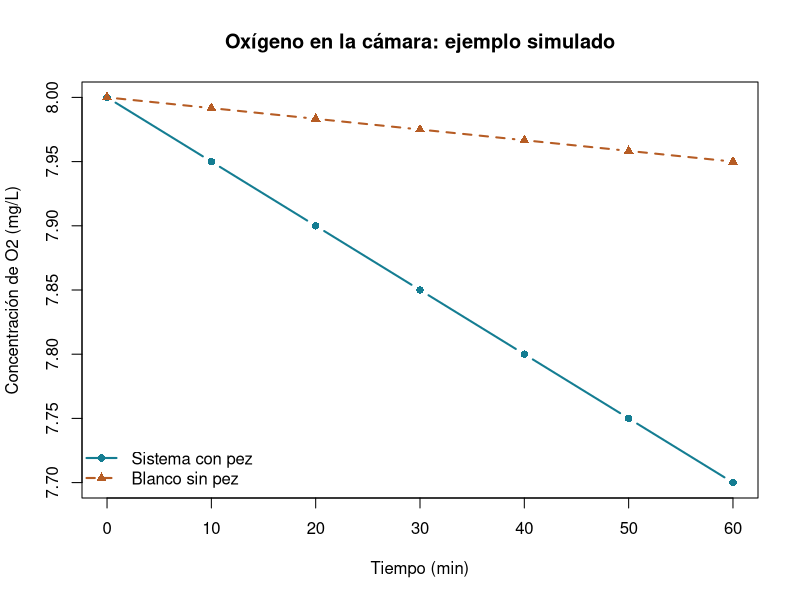
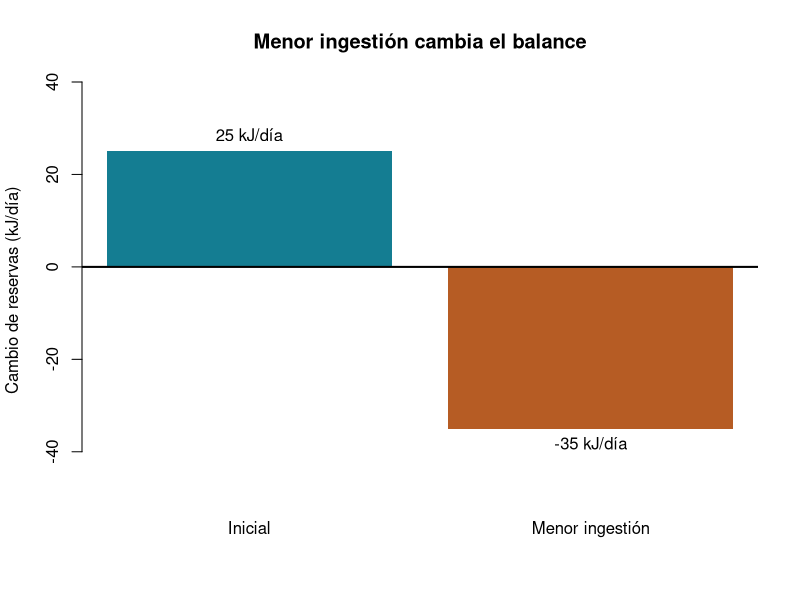
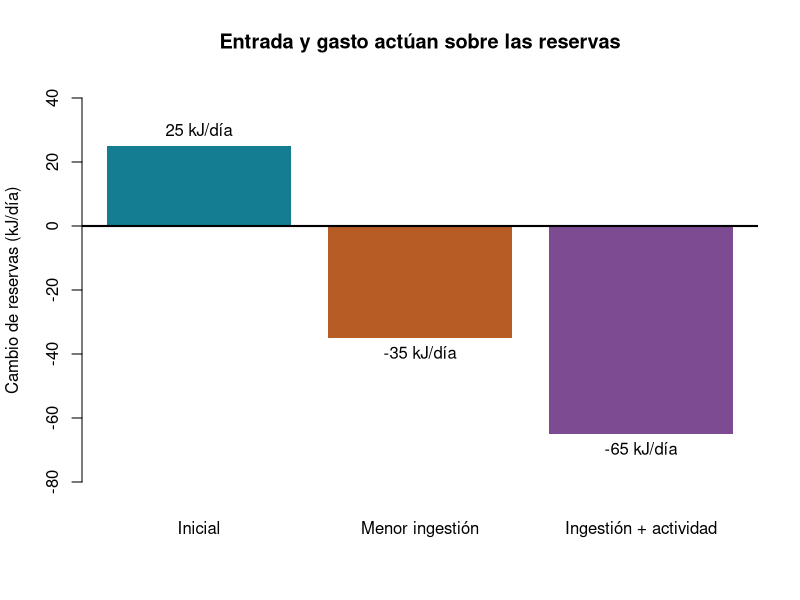

Write R code to recreate these figures, in order.
## ---- chunk 1
#| label: preparacion
# Crea las carpetas de salida si todavía no existen.
dir.create("datos", showWarnings = FALSE)
dir.create("resultados", showWarnings = FALSE)
options(width = 90)

# Una primera operación: pasar de gramos a kilogramos.
masa_g <- 10
masa_kg <- masa_g / 1000
print(masa_kg)
## ---- chunk 2
#| label: datos-oxigeno
# seq() produce 0, 10, 20, ..., 60 minutos.
tiempo_min <- seq(0, 60, by = 10)
tiempo_h <- tiempo_min / 60

# Disminuciones SIMULADAS: sistema 0.30 y blanco 0.05 mg O2/L/h.
# data.frame() organiza las columnas en una tabla.
oxigeno <- data.frame(
  tiempo_min = tiempo_min,
  tiempo_h = tiempo_h,
  sistema_mg_L = 8 - 0.30 * tiempo_h,
  blanco_mg_L = 8 - 0.05 * tiempo_h
)
print(oxigeno)

# Exporta los mismos datos que acabas de crear.
write.csv(oxigeno, "datos/oxigeno_simulado.csv", row.names = FALSE)
## ---- chunk 3
#| label: fig-oxigeno
#| fig-cap: "Datos simulados. La caída del sistema incluye al pez y al consumo de fondo."
#| fig-width: 8
#| fig-height: 4.8
# type = "b" dibuja puntos y líneas. Las formas también distinguen series.
plot(oxigeno$tiempo_min, oxigeno$sistema_mg_L,
     type = "b", pch = 16, col = "#147D92", lwd = 2,
     ylim = range(oxigeno$sistema_mg_L, oxigeno$blanco_mg_L),
     xlab = "Tiempo (min)", ylab = "Concentración de O2 (mg/L)",
     main = "Oxígeno en la cámara: ejemplo simulado")
lines(oxigeno$tiempo_min, oxigeno$blanco_mg_L,
      type = "b", pch = 17, col = "#B65C24", lty = 2, lwd = 2)
legend("bottomleft", c("Sistema con pez", "Blanco sin pez"),
       col = c("#147D92", "#B65C24"), pch = c(16, 17),
       lty = c(1, 2), lwd = 2, bty = "n")
## ---- chunk 4
#| label: tasa-oxigeno
# Ajusta concentración en función del tiempo medido en horas.
modelo_sistema <- lm(sistema_mg_L ~ tiempo_h, data = oxigeno)
modelo_blanco <- lm(blanco_mg_L ~ tiempo_h, data = oxigeno)

# Las pendientes son negativas. El signo menos las convierte en descensos positivos.
descenso_sistema <- -unname(coef(modelo_sistema)[2])
descenso_blanco <- -unname(coef(modelo_blanco)[2])

volumen_efectivo_L <- 2
masa_g <- 10
masa_kg <- masa_g / 1000

# (mg O2/L/h) * L = mg O2/h atribuibles al animal.
consumo_total_mg_h <- (descenso_sistema - descenso_blanco) * volumen_efectivo_L

# (mg O2/h) / kg = mg O2/kg/h.
consumo_especifico_mg_kg_h <- consumo_total_mg_h / masa_kg

resultado_oxigeno <- data.frame(
  descenso_sistema_mg_L_h = descenso_sistema,
  descenso_blanco_mg_L_h = descenso_blanco,
  consumo_total_mg_h = consumo_total_mg_h,
  consumo_especifico_mg_kg_h = consumo_especifico_mg_kg_h
)
print(round(resultado_oxigeno, 3))
write.csv(resultado_oxigeno, "resultados/consumo_oxigeno.csv", row.names = FALSE)
## ---- chunk 5
#| label: presupuesto
# Cada fila representa un escenario didáctico, no un animal muestreado.
presupuesto <- data.frame(
  escenario = c("Inicial", "Menor ingestión"),
  I_kJ_dia = c(300, 240),
  F_kJ_dia = c(60, 60),
  U_kJ_dia = c(15, 15),
  G_kJ_dia = c(0, 0),
  M_kJ_dia = c(180, 180),
  P_kJ_dia = c(20, 20)
)

# Guarda las entradas antes de añadir resultados.
write.csv(presupuesto, "datos/presupuesto_simulado.csv", row.names = FALSE,
          fileEncoding = "UTF-8")

# $ permite usar una columna y crear otra con los resultados de cada fila.
presupuesto$EM_kJ_dia <- presupuesto$I_kJ_dia - presupuesto$F_kJ_dia -
  presupuesto$U_kJ_dia - presupuesto$G_kJ_dia
presupuesto$reservas_kJ_dia <- presupuesto$EM_kJ_dia -
  presupuesto$M_kJ_dia - presupuesto$P_kJ_dia
print(presupuesto)
write.csv(presupuesto, "resultados/balance_energetico.csv", row.names = FALSE,
          fileEncoding = "UTF-8")
## ---- chunk 6
#| label: fig-reservas
#| fig-cap: "Simulación: se mantienen F, U, G, M y P constantes y solo cambia I."
#| fig-width: 8
#| fig-height: 4.8
# Incluye siempre el cero: permite comparar acumulación y movilización.
limites <- range(c(0, presupuesto$reservas_kJ_dia)) + c(-15, 15)
barras <- barplot(presupuesto$reservas_kJ_dia,
                  names.arg = presupuesto$escenario,
                  col = c("#147D92", "#B65C24"), border = NA,
                  ylim = limites, ylab = "Cambio de reservas (kJ/día)",
                  main = "Menor ingestión cambia el balance")
abline(h = 0, lwd = 2)
text(barras, presupuesto$reservas_kJ_dia,
     labels = paste(presupuesto$reservas_kJ_dia, "kJ/día"),
     pos = ifelse(presupuesto$reservas_kJ_dia >= 0, 3, 1))
## ---- chunk 7
#| label: reto
# CAMBIA AQUÍ: proporción de reducción de ingestión (0.20 significa 20 %).
reduccion_ingesta <- 0.20
# CAMBIA AQUÍ: incremento del gasto en kJ/día, NO en porcentaje.
aumento_gasto_kJ_dia <- 30

# Comprueba que las entradas representen este escenario.
stopifnot(reduccion_ingesta >= 0, reduccion_ingesta <= 1,
          aumento_gasto_kJ_dia >= 0)

I_reto <- 300 * (1 - reduccion_ingesta)
M_reto <- 180 + aumento_gasto_kJ_dia
EM_reto <- I_reto - 60 - 15 - 0
reservas_reto <- EM_reto - M_reto - 20

resultado_reto <- data.frame(
  reduccion_ingesta = reduccion_ingesta,
  aumento_gasto_kJ_dia = aumento_gasto_kJ_dia,
  I_kJ_dia = I_reto, M_kJ_dia = M_reto,
  EM_kJ_dia = EM_reto, reservas_kJ_dia = reservas_reto
)
print(resultado_reto)
write.csv(resultado_reto, "resultados/reto.csv", row.names = FALSE)
## ---- chunk 8
#| label: fig-reto
#| fig-cap: "Comparación de tres escenarios simulados; la línea horizontal marca balance de reservas cero."
#| fig-width: 8
#| fig-height: 4.8
valores_reto <- c(presupuesto$reservas_kJ_dia, reservas_reto)
barras_reto <- barplot(valores_reto,
  names.arg = c("Inicial", "Menor ingestión", "Ingestión + actividad"),
  col = c("#147D92", "#B65C24", "#7D4B91"), border = NA,
  ylim = range(c(0, valores_reto)) + c(-20, 20),
  ylab = "Cambio de reservas (kJ/día)",
  main = "Entrada y gasto actúan sobre las reservas")
abline(h = 0, lwd = 2)
text(barras_reto, valores_reto, labels = paste(valores_reto, "kJ/día"),
     pos = ifelse(valores_reto >= 0, 3, 1))
